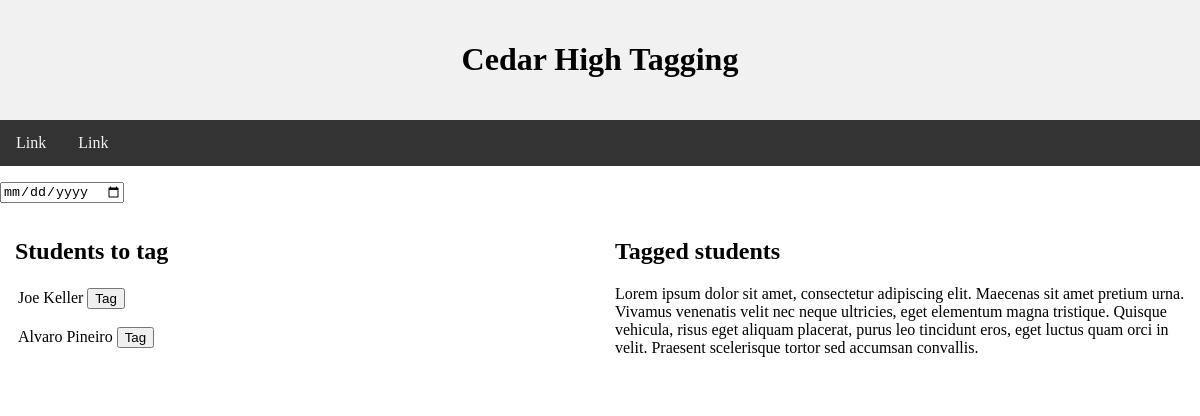
Before: / with the older database file.
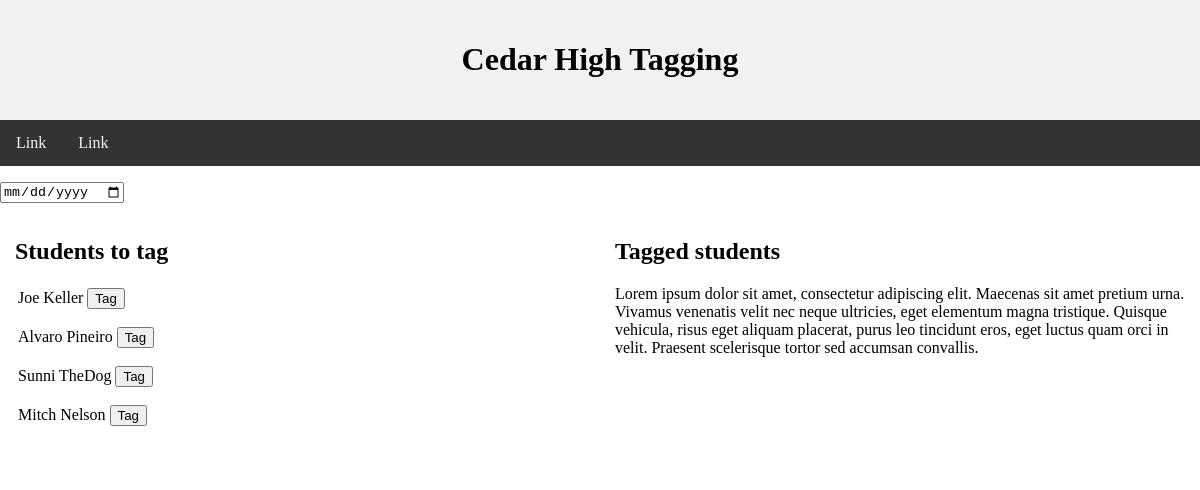
After: the same page with the newer database file.
### tables this page shows
CREATE TABLE "User" (
	`Id`	INTEGER NOT NULL PRIMARY KEY AUTOINCREMENT UNIQUE,
	`FirstName`	TEXT NOT NULL,
	`LastName`	TEXT NOT NULL,
	`Email`	TEXT,
	`Uname`	TEXT NOT NULL UNIQUE,
	`Pword`	TEXT NOT NULL,
	`RoleId`	INTEGER,
	`DepartmentId`	INTEGER,
	FOREIGN KEY(`DepartmentId`) REFERENCES `Department`(`Id`) ON UPDATE CASCADE,
	FOREIGN KEY(`RoleId`) REFERENCES `Roles`(`Id`) ON UPDATE CASCADE
);

### index.php (the view, shortened to what this page needs)
<!DOCTYPE html>
<html lang="en">
<head>
</head>
<body>
<div class="header">
  <h1>Cedar High Tagging</h1>
</div>
<div class="topnav">
  <a href="#">Link</a>
  <a href="#">Link</a>
</div>
<div>
	<input type="date" id="date" onchange = "printArray()">
</div>
<div class="row">
  <div class="column">
    <h2>Students to tag</h2>
	<td>
		<table>
			<tr>
				<td id="table">
				<?php
					$dbh = new PDO('sqlite:CHSxlt.db') or die("cannot connect to database");
					$sql = "SELECT FirstName, LastName FROM User WHERE RoleId=3";
					$query = $dbh->query($sql);
					while($result_array = $query->fetch(PDO::FETCH_ASSOC)){
						$stringy = '';
						$line = 0;
						foreach($result_array as $res){
							$stringy = $stringy . $res . ' ';
							$line+=1;
							if($line == 2){
								echo $stringy . ' <input type="button" value="Tag" align="right">' . '<br> <br>';
								$line = 0;
							}
						}
					}
				?>
				</td>
			</tr>
		</table>
	</td>
  </div>
  <div class="column">
    <h2>Tagged students</h2>
    <p>Lorem ipsum dolor sit amet, consectetur adipiscing elit. Maecenas sit amet pretium urna. Vivamus venenatis velit nec neque ultricies, eget elementum magna tristique. Quisque vehicula, risus eget aliquam placerat, purus leo tincidunt eros, eget luctus quam orci in velit. Praesent scelerisque tortor sed accumsan convallis.</p>
  </div>
</div>
</body>
</html>

### index.php (style rules this page uses)
* { box-sizing: border-box; }
body { margin: 0; }
.header { background-color: #f1f1f1; padding: 20px; text-align: center; }
.topnav { overflow: hidden; background-color: #333; }
.topnav a { float: left; display: block; color: #f2f2f2; text-align: center; padding: 14px 16px; text-decoration: none; }
.column { float: left; width: 50%; padding: 15px; }
.row:after { content: ""; display: table; clear: both; }

Changed rows visible on the page:
added user: stringy "Sunni TheDog"
added user: stringy "Mitch Nelson"
